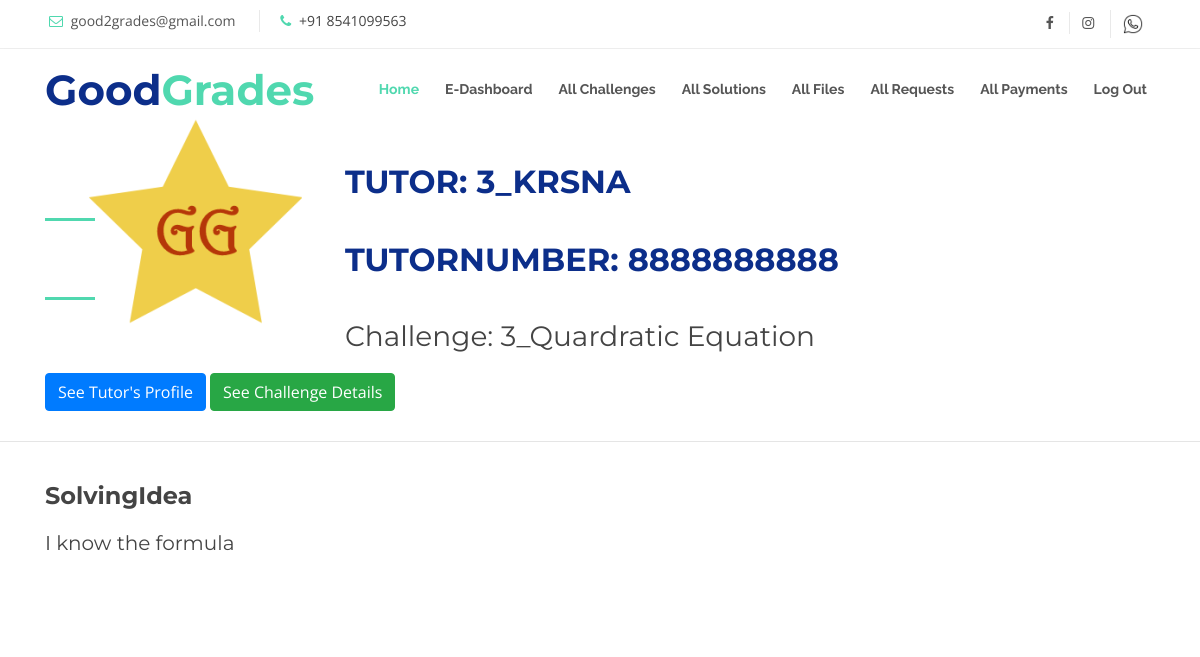
/halloffame/challenges/gg/requests/6 (signed in), run on the app's committed database.
### halls/models.py (models this page shows, shortened)
class Request(models.Model):
    tutorName = models.CharField(max_length = 255)
    HowToSolve = models.TextField()
    tutorId = models.IntegerField()
    tutorNumber = models.CharField(verbose_name="phone number", max_length=10)
    challenge = models.ForeignKey(Challenge, on_delete=models.SET_NULL, null=True)
    submitted = models.BooleanField(default = False)
    confirmed = models.BooleanField(default=False)
    completed = models.BooleanField(default=False)
    payment_completed = models.BooleanField(default=False)

class Challenge(models.Model):
    TYPE_CHOICES = (
        ('P', 'Project'),
        ('A', 'Assignment'),
        ('T','Time_Bound_Challenges')
    )
    type = models.CharField(max_length=1, choices=TYPE_CHOICES)
    title = models.CharField(max_length=255)
    pub_date = models.DateTimeField(auto_now=True)
    deadline_date = models.DateTimeField()
    body = models.TextField()
    stipend = models.FloatField()
    hall = models.ForeignKey(Hall, on_delete=models.CASCADE)

### halls/views.py (the view)
# urls.py: path('halloffame/challenges/gg/requests/<int:pk>',views.DetailRequest.as_view(),name='detail_request'),
class DetailRequest(LoginRequiredMixin,generic.DetailView):
    model = Request
    template_name = 'halls/detail_request.html'

### halls/templates/halls/detail_request.html
{%extends 'halls/base.html'%}
{% block content %}
<div>
  <section id="portfolio" class="wow fadeInUp">
    <div class="container">
      <div class="section-header">
        <h2> Tutor: {{ request.tutorId }}_{{request.tutorName}}</h2>
        <h2> TutorNumber: {{request.tutorNumber}}</h2>
        <h3> Challenge: {{request.challenge.id}}_{{request.challenge.title}}</h3>
        <a href="{%url 'see_profile' pk=request.tutorId%}" class="btn btn-primary">See Tutor's Profile</a>
        <a href="{%url 'seefiles' request.challenge.id %}" class="btn btn-success">See Challenge Details</a>
      </div>
    </div>
      <hr/>
    <br/>
    <div class="container">
    <h4><b>SolvingIdea</b></h4>
    <h5>{{request.HowToSolve}}</h5>
    </div>
    <br/>
</div>
{% endblock %}

### static/halls/css/style.css (style rules this page uses)
body { background: #fff; color: #444; font-family: "Open Sans", sans-serif; }
a { color: #50d8af; transition: 0.5s; }
h1, h2, h3, h4, h5, h6 { font-family: "Montserrat", sans-serif; font-weight: 400; margin: 0 0 20px 0; padding: 0; }
.section-header { margin-bottom: 30px; }
.section-header h2 { font-size: 32px; color: #0c2e8a; text-transform: uppercase; font-weight: 700; position: relative; padding-bottom: 20px; }
.section-header h2::before { content: ''; position: absolute; display: block; width: 50px; height: 3px; background: #50d8af; bottom: 0; left: 0; }
#portfolio { background: #fff; padding: 30px 0; }

### data on the page
Request: tutorId "3", tutorName "KRSNA", tutorNumber "8888888888", challenge.id "3", challenge "Quardratic Equation", HowToSolve "I know the formula"
